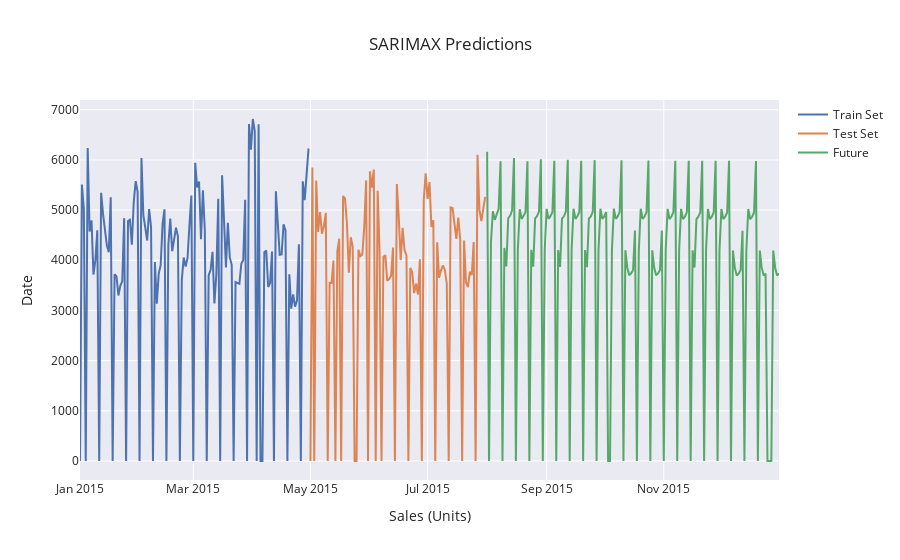

Notebook source saved alongside this figure:
### Code cell
#plot predictions 
fig = go.Figure()

fig.add_trace(go.Scatter(x=valid['Sales'].index,
                         y=valid['Sales'],
                         mode='lines',
                         name='Train Set'),
             )

fig.add_trace(go.Scatter(x=test['Sales'].index,
                         y=test['Sales'],
                         mode='lines',
                         name='Test Set'),
             )

fig.add_trace(go.Scatter(x=preds.loc[:'2015'].index,
                         y=preds,
                         mode='lines',
                     name='Future'))

fig.update_layout(title='SARIMAX Predictions',
                  xaxis_title='Sales (Units)',
                  yaxis_title='Date')
